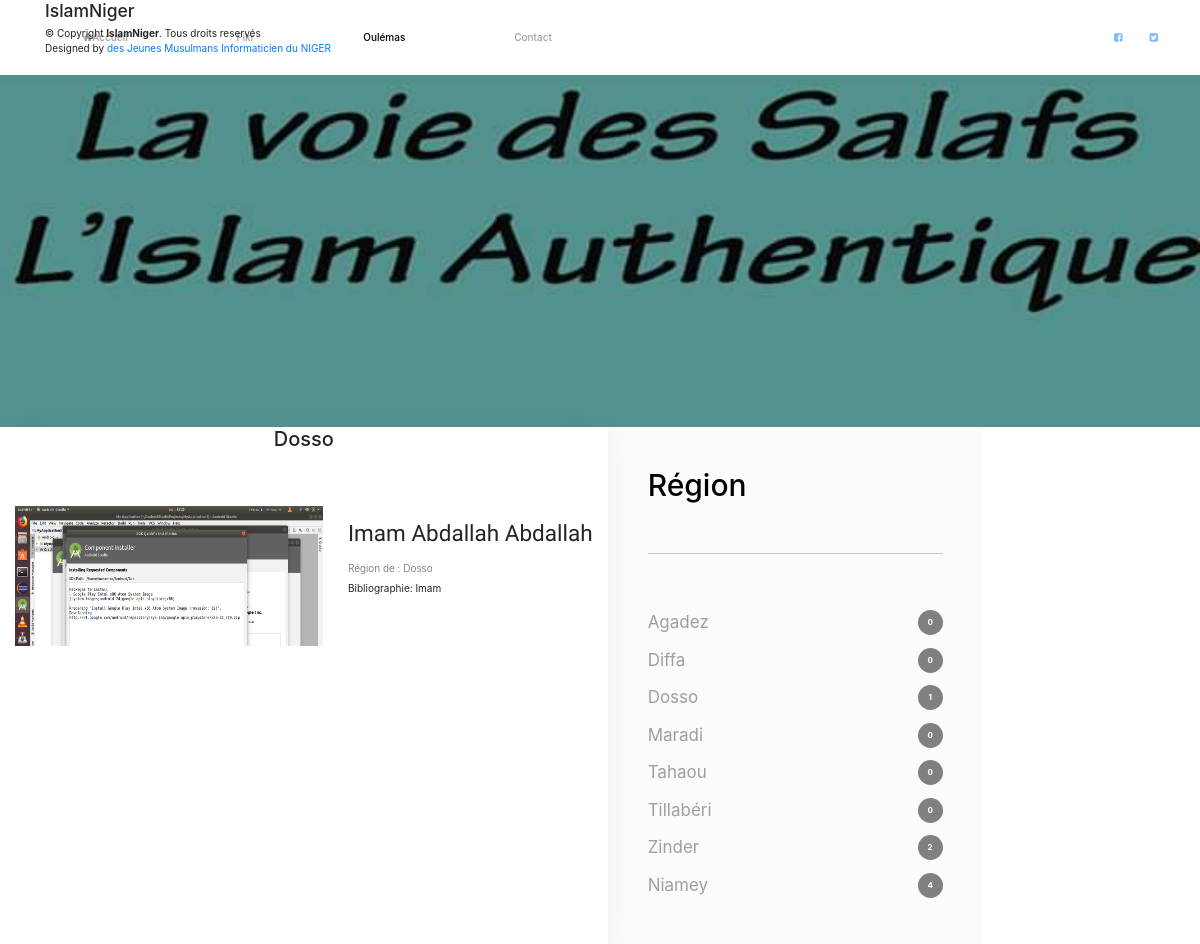
The page /index.php?p=auteurs.region&id=3 on the database its author committed.
### tables this page shows
CREATE TABLE `regions` (
  `id` int(11) NOT NULL,
  `titre` varchar(255) NOT NULL
);

CREATE TABLE `auteurs` (
  `id` int(11) NOT NULL,
  `nom` varchar(255) NOT NULL,
  `prenom` varchar(255) NOT NULL,
  `statut` int(11) NOT NULL,
  `region` int(11) NOT NULL,
  `description` varchar(255) NOT NULL,
  `photo` varchar(255) NOT NULL
);

### core/Controller/Controller.php (called while the page is built, shortened)
<?php
class Controller
{
    protected $viewPath;
    protected function render($view, $variables = []){
        extract($variables);
        require($this->viewPath . str_replace('.', '/', $view) . '.php');
    }
}

### app/Controller/AuteursController.php (called while the page is built, shortened)
<?php
class AuteursController extends AppController
{
    public function region(){
        $region = $this->Region->find($_GET['id']);
        $auteurs = $this->Auteur->lastByRegion($_GET['id']);
        $regions = $this->Region->allWithCountFikr();
        $this->render('auteurs.region', compact('auteurs', 'regions', 'region'));
    }
}

### index.php (called while the page is built, shortened)
<?php
if(isset($_GET['p'])){
    $page = $_GET['p'];
} else{
    $page = 'annonces.index';
}
$page = explode('.', $page);
if($page[0] == 'admin'){
    $controller = '\App\Controller\Admin\\' . ucfirst($page[1]) . 'Controller';
    $action = $page[2];
} else {
    $action = $page[1];
}
$controller = new $controller();
$controller->$action();

### core/Table/Table.php (called while the page is built, shortened)
<?php
class Table
{
    protected $table;
    protected $db;
    public function __construct(Database $db){
        $this->db = $db;
    }
    public function find($id){
        return $this->query("SELECT * FROM {$this->table} WHERE id = ?", [$id], true);
    }
    public function query($statement, $attributes = null, $one = false){
        if($attributes){
            return $this->db->prepare(
                $statement,
                $attributes,
                str_replace('Table', 'Entity', get_class($this)),
                $one
            );
        } else {
            return $this->db->query(
                $statement,
                str_replace('Table', 'Entity', get_class($this)),
                $one
            );
        }
    }
}

### core/Database/MysqlDatabase.php (called while the page is built, shortened)
<?php
class MysqlDatabase extends Database
{
    private $pdo;
    private function getPDO(){
        if($this->pdo === null){
            $pdo = new PDO('mysql:dbname=islamNiger;host=localhost', 'root', '');
            $pdo->setAttribute(PDO::ATTR_ERRMODE, PDO::ERRMODE_EXCEPTION);
            $this->pdo = $pdo;
        }
        return $this->pdo;
    }
    public function query($statement, $class_name = null, $one = false){
        $req = $this->getPDO()->query($statement);
        if($class_name === null){
            $req->setFetchMode(PDO::FETCH_OBJ);
        } else {
            $req->setFetchMode(PDO::FETCH_CLASS, $class_name);
        }
        if($one){
            $datas = $req->fetch();
        }
        else{
            $datas = $req->fetchAll();
        }
        return $datas;
    }
    public function prepare($statement, $attributes, $class_name = null, $one = false){
        $req = $this->getPDO()->prepare($statement);
        $res = $req->execute($attributes);
        if($class_name === null){
            $req->setFetchMode(PDO::FETCH_OBJ);
        } else {
            $req->setFetchMode(PDO::FETCH_CLASS, $class_name);
        }
        if($one){
            $datas = $req->fetch();
        }
        else{
            $datas = $req->fetchAll();
        }
        return $datas;
    }
}

### app/Autoloader.php (called while the page is built, shortened)
<?php
class Autoloader
{
    static function autoload($class){
        if(strpos($class, __NAMESPACE__ . '\\') === 0)
        {
            $class = str_replace(__NAMESPACE__ . '\\', '', $class);
            $class = str_replace('\\', '/', $class);
        }
    }
}

### core/Autoloader.php (called while the page is built, shortened)
<?php
class Autoloader
{
    static function autoload($class){
        if(strpos($class, __NAMESPACE__ . '\\') === 0)
        {
            $class = str_replace(__NAMESPACE__ . '\\', '', $class);
            $class = str_replace('\\', '/', $class);
        }
    }
}

### app/Table/AuteurTable.php (called while the page is built, shortened)
<?php
class AuteurTable extends Table
{
    public function lastByRegion($region_id){
        return $this->query("
            SELECT auteurs.id, auteurs.nom, auteurs.prenom, auteurs.description, auteurs.photo, regions.titre
            FROM auteurs
            LEFT JOIN regions ON region=regions.id
            WHERE auteurs.region = ?
        ",[$region_id]);
    }
}

### app/Entity/AuteurEntity.php (called while the page is built, shortened)
<?php
class AuteurEntity extends Entity
{
    public function getUrl(){
        return 'index.php?p=auteurs.detail&id=' . $this->id;
    }
}

### core/Entity/Entity.php (called while the page is built, shortened)
<?php
class Entity
{
    public function __get($key){
        return $this->$key;
    }
}

### app/Table/RegionTable.php (called while the page is built, shortened)
<?php
class RegionTable extends Table
{
    public function allWithCountFikr(){
        return $this->query("
            SELECT regions.id, regions.titre, (SELECT COUNT(auteurs.id) FROM auteurs WHERE auteurs.region=regions.id) as nombre
            FROM regions
        ");
    }
}

### app/Entity/RegionEntity.php (called while the page is built, shortened)
<?php
class RegionEntity extends Entity
{
    public function getUrl(){
        return 'index.php?p=auteurs.region&id=' . $this->id;
    }
}

### app/Views/auteurs/region.php (the view, shortened to what this page needs)
<div class="banniere"></div>
<div class="body">
    <main class="main">
        <h2  align="center"><?= $region->titre;?></h2>
        <div class="container">
            <?php foreach($auteurs as $auteur): ?>
                <article class="article">
                    <a href="article.php" class="article-img"><img src="<?= $auteur->photo ?>" alt="Photo de <?= $auteur->nom .' '. $auteur->prenom; ?>"></a>
                    <br>
                    <h2 class="article-title"><a href="<?= $auteur->url?>"><?= $auteur->nom .' '. $auteur->prenom; ?></a></h2>
                    <div class="article-date">Région de : <?= $auteur->titre;?></div>
                    <p>Bibliographie: <?= $auteur->description ?></p>
            </article>
            <?php endforeach; ?>
        </div>
    </main>
    <aside class="sidebar">
    <h4 class="sidebar-title">Région</h4>
        <hr>
        <ul>
            <?php foreach($regions as $region): ?>
                <li><a href="<?= $region->url ?>" data-count="<?= $region->nombre; ?>"><?= $region->titre; ?></a></li>
            <?php endforeach; ?>
        </ul>
    </aside>
</div>

### public/css/style.css (style rules this page uses)
* { -webkit-box-sizing: border-box; box-sizing: border-box; }
body, html { font-size: 16px; color: rgba(0, 0, 0, .87); font-family: "Montserrat", sans-serif; line-height: 1.6; margin: 0; font-weight: 400; }
.banniere { height: 427px; background: no-repeat center center / cover url("../img/voie.jpg"); }
.main { background:#FFF; -webkit-box-shadow: 0 4px 30px rgba(0, 0, 0, .05); box-shadow: 0 4px 30px rgba(0, 0, 0, .05); position: relative; z-index: 2; }
.main .container { overflow: hidden; }
.sidebar { position: relative; padding: 40px; font-size: 17px; z-index: 1; background: #FBFBFB; }
.sidebar-title { font-size: 30px; color: #000; margin: 15px 0; }
.sidebar-title:first-child { margin-top: 0; }
.sidebar a { color: #9F9F9F; text-decoration: none; }
.sidebar ul { margin: 0; padding: 0; list-style: none; }
.sidebar li { padding: 6px 0; }
.sidebar hr { border: none; background: #C4C4C4; height: 1px; margin: 50px 0; }
.container { margin: 0 auto; max-width: 940px; }
.article { margin: 50px 0; }
.article-img { display: block; margin-bottom: 10px; }
.article a { color: inherit; text-decoration: none; }
.article-img img { width: 100%; height: 200px; }
.article-date { font-weight: 300; color: rgba(0, 0, 0, .6); margin-bottom: 5px; }
.article-title { font-size: 2.25rem; line-height: 1.1; font-family: "Cardo", serif; margin: 0 0 15px 0; }
.article-title::after { content:''; display: block; width: 100px; background: #000; }
.sidebar li a::after { content: attr(data-count); float:right; background: grey; width: 25px; height: 25px; line-height: 25px; text-align: center; color: #FFF; border-radius: 50%; font-size: 0.8rem; font-weight: bold; }
.article-img { transition: .5s; }
@media only screen and (min-width:740px) { .article { padding-left: 333px; position: relative; } }
@media only screen and (min-width:740px) { .article-img { position: absolute; left: 0; top: 0; width: 308px; } }
@media only screen and (min-width: 1100px) { .body { display:flex; } }
@media only screen and (min-width: 1100px) { .sidebar { flex: none; width: 375px; } }

### rows shown on the page
regions: titre "Dosso"
auteurs: nom "Imam Abdallah", prenom "Abdallah", regions.titre "Dosso", description "Imam"
regions: titre "Agadez"
regions: titre "Diffa"
regions: titre "Maradi"
regions: titre "Tahaou"
regions: titre "Tillabéri"
regions: titre "Zinder"
regions: titre "Niamey"
